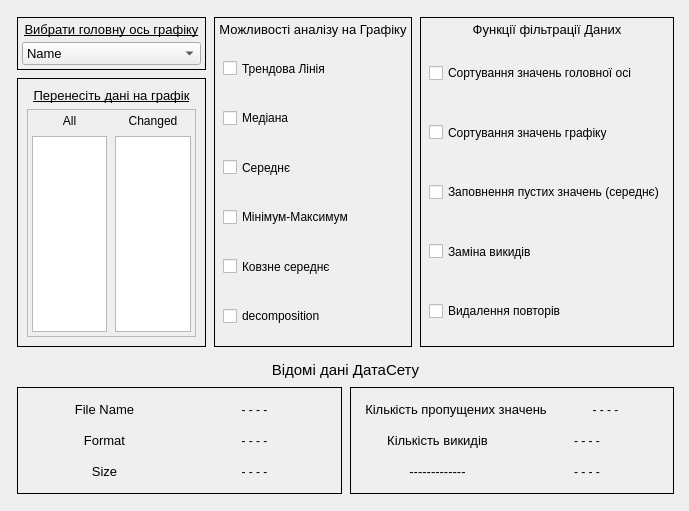
<?xml version="1.0" encoding="UTF-8"?>
<ui version="4.0">
 <class>Form</class>
 <widget class="QWidget" name="Form">
  <property name="geometry">
   <rect>
    <x>0</x>
    <y>0</y>
    <width>689</width>
    <height>511</height>
   </rect>
  </property>
  <property name="windowTitle">
   <string>Form</string>
  </property>
  <property name="layoutDirection">
   <enum>Qt::LeftToRight</enum>
  </property>
  <widget class="QFrame" name="Frame_main">
   <property name="geometry">
    <rect>
     <x>0</x>
     <y>0</y>
     <width>691</width>
     <height>511</height>
    </rect>
   </property>
   <layout class="QVBoxLayout" name="verticalLayout_9">
    <item>
     <layout class="QHBoxLayout" name="horizontalLayout_2">
      <property name="spacing">
       <number>8</number>
      </property>
      <property name="leftMargin">
       <number>8</number>
      </property>
      <property name="topMargin">
       <number>8</number>
      </property>
      <property name="rightMargin">
       <number>8</number>
      </property>
      <property name="bottomMargin">
       <number>8</number>
      </property>
      <item>
       <layout class="QVBoxLayout" name="main">
        <item>
         <widget class="QFrame" name="verticalFrame">
          <property name="sizePolicy">
           <sizepolicy hsizetype="Preferred" vsizetype="Maximum">
            <horstretch>0</horstretch>
            <verstretch>0</verstretch>
           </sizepolicy>
          </property>
          <property name="frameShape">
           <enum>QFrame::Panel</enum>
          </property>
          <layout class="QVBoxLayout" name="Layout_general_asix">
           <property name="spacing">
            <number>5</number>
           </property>
           <property name="leftMargin">
            <number>4</number>
           </property>
           <property name="topMargin">
            <number>4</number>
           </property>
           <property name="rightMargin">
            <number>4</number>
           </property>
           <property name="bottomMargin">
            <number>4</number>
           </property>
           <item>
            <widget class="QLabel" name="label_info_general_x">
             <property name="font">
              <font>
               <pointsize>10</pointsize>
               <underline>true</underline>
              </font>
             </property>
             <property name="text">
              <string>Вибрати головну ось графіку</string>
             </property>
             <property name="alignment">
              <set>Qt::AlignCenter</set>
             </property>
            </widget>
           </item>
           <item>
            <widget class="QComboBox" name="comboBox_main_ox">
             <property name="sizePolicy">
              <sizepolicy hsizetype="Preferred" vsizetype="Expanding">
               <horstretch>0</horstretch>
               <verstretch>0</verstretch>
              </sizepolicy>
             </property>
             <property name="font">
              <font>
               <pointsize>10</pointsize>
              </font>
             </property>
             <property name="mouseTracking">
              <bool>true</bool>
             </property>
             <property name="autoFillBackground">
              <bool>false</bool>
             </property>
             <property name="currentText">
              <string>Name</string>
             </property>
             <property name="maxVisibleItems">
              <number>30</number>
             </property>
             <item>
              <property name="text">
               <string>Name</string>
              </property>
             </item>
            </widget>
           </item>
          </layout>
         </widget>
        </item>
        <item>
         <widget class="QFrame" name="verticalFrame_2">
          <property name="sizePolicy">
           <sizepolicy hsizetype="Preferred" vsizetype="Expanding">
            <horstretch>0</horstretch>
            <verstretch>0</verstretch>
           </sizepolicy>
          </property>
          <property name="frameShape">
           <enum>QFrame::Box</enum>
          </property>
          <layout class="QVBoxLayout" name="verticalLayout">
           <property name="spacing">
            <number>6</number>
           </property>
           <item>
            <widget class="QLabel" name="label">
             <property name="font">
              <font>
               <pointsize>10</pointsize>
               <weight>50</weight>
               <italic>false</italic>
               <bold>false</bold>
               <underline>true</underline>
              </font>
             </property>
             <property name="text">
              <string>Перенесіть дані на графік</string>
             </property>
             <property name="alignment">
              <set>Qt::AlignCenter</set>
             </property>
            </widget>
           </item>
           <item>
            <widget class="QFrame" name="horizontalFrame">
             <property name="sizePolicy">
              <sizepolicy hsizetype="Preferred" vsizetype="Expanding">
               <horstretch>0</horstretch>
               <verstretch>0</verstretch>
              </sizepolicy>
             </property>
             <property name="frameShape">
              <enum>QFrame::StyledPanel</enum>
             </property>
             <property name="lineWidth">
              <number>1</number>
             </property>
             <property name="midLineWidth">
              <number>0</number>
             </property>
             <layout class="QHBoxLayout" name="Layout_list_widget">
              <property name="spacing">
               <number>8</number>
              </property>
              <property name="leftMargin">
               <number>4</number>
              </property>
              <property name="topMargin">
               <number>4</number>
              </property>
              <property name="rightMargin">
               <number>4</number>
              </property>
              <property name="bottomMargin">
               <number>4</number>
              </property>
              <item>
               <layout class="QVBoxLayout" name="verticalLayout_2">
                <item>
                 <widget class="QLabel" name="label_2">
                  <property name="font">
                   <font>
                    <pointsize>9</pointsize>
                   </font>
                  </property>
                  <property name="text">
                   <string>All</string>
                  </property>
                  <property name="alignment">
                   <set>Qt::AlignCenter</set>
                  </property>
                 </widget>
                </item>
                <item>
                 <widget class="QListWidget" name="list_all_data"/>
                </item>
               </layout>
              </item>
              <item>
               <layout class="QVBoxLayout" name="verticalLayout_3">
                <item>
                 <widget class="QLabel" name="label_3">
                  <property name="font">
                   <font>
                    <pointsize>9</pointsize>
                   </font>
                  </property>
                  <property name="text">
                   <string>Changed</string>
                  </property>
                  <property name="alignment">
                   <set>Qt::AlignCenter</set>
                  </property>
                 </widget>
                </item>
                <item>
                 <widget class="QListWidget" name="list_changed_data"/>
                </item>
               </layout>
              </item>
             </layout>
            </widget>
           </item>
          </layout>
         </widget>
        </item>
       </layout>
      </item>
      <item>
       <widget class="QFrame" name="verticalFrame_5">
        <property name="frameShape">
         <enum>QFrame::Box</enum>
        </property>
        <layout class="QVBoxLayout" name="verticalLayout_5">
         <property name="spacing">
          <number>5</number>
         </property>
         <property name="leftMargin">
          <number>4</number>
         </property>
         <property name="topMargin">
          <number>4</number>
         </property>
         <property name="rightMargin">
          <number>4</number>
         </property>
         <property name="bottomMargin">
          <number>4</number>
         </property>
         <item>
          <widget class="QLabel" name="label_4">
           <property name="font">
            <font>
             <pointsize>10</pointsize>
            </font>
           </property>
           <property name="text">
            <string>Можливості аналізу на Графіку</string>
           </property>
           <property name="alignment">
            <set>Qt::AlignCenter</set>
           </property>
          </widget>
         </item>
         <item>
          <widget class="QFrame" name="verticalFrame_2">
           <property name="sizePolicy">
            <sizepolicy hsizetype="Preferred" vsizetype="Expanding">
             <horstretch>0</horstretch>
             <verstretch>0</verstretch>
            </sizepolicy>
           </property>
           <layout class="QVBoxLayout" name="verticalLayout_4">
            <property name="spacing">
             <number>5</number>
            </property>
            <property name="leftMargin">
             <number>4</number>
            </property>
            <property name="topMargin">
             <number>4</number>
            </property>
            <property name="rightMargin">
             <number>4</number>
            </property>
            <property name="bottomMargin">
             <number>4</number>
            </property>
            <item>
             <widget class="QCheckBox" name="checkBox_trend_line">
              <property name="sizePolicy">
               <sizepolicy hsizetype="Minimum" vsizetype="Preferred">
                <horstretch>0</horstretch>
                <verstretch>0</verstretch>
               </sizepolicy>
              </property>
              <property name="font">
               <font>
                <pointsize>9</pointsize>
               </font>
              </property>
              <property name="text">
               <string>Трендова Лінія</string>
              </property>
             </widget>
            </item>
            <item>
             <widget class="QCheckBox" name="checkBox_median">
              <property name="sizePolicy">
               <sizepolicy hsizetype="Minimum" vsizetype="Preferred">
                <horstretch>0</horstretch>
                <verstretch>0</verstretch>
               </sizepolicy>
              </property>
              <property name="font">
               <font>
                <pointsize>9</pointsize>
               </font>
              </property>
              <property name="text">
               <string>Медіана</string>
              </property>
             </widget>
            </item>
            <item>
             <widget class="QCheckBox" name="checkBox_average">
              <property name="sizePolicy">
               <sizepolicy hsizetype="Minimum" vsizetype="Preferred">
                <horstretch>0</horstretch>
                <verstretch>0</verstretch>
               </sizepolicy>
              </property>
              <property name="font">
               <font>
                <pointsize>9</pointsize>
               </font>
              </property>
              <property name="text">
               <string>Середнє</string>
              </property>
             </widget>
            </item>
            <item>
             <widget class="QCheckBox" name="checkBox_min_max">
              <property name="sizePolicy">
               <sizepolicy hsizetype="Minimum" vsizetype="Preferred">
                <horstretch>0</horstretch>
                <verstretch>0</verstretch>
               </sizepolicy>
              </property>
              <property name="font">
               <font>
                <pointsize>9</pointsize>
               </font>
              </property>
              <property name="text">
               <string>Мінімум-Максимум</string>
              </property>
             </widget>
            </item>
            <item>
             <widget class="QCheckBox" name="checkBox_moving_average">
              <property name="sizePolicy">
               <sizepolicy hsizetype="Minimum" vsizetype="Preferred">
                <horstretch>0</horstretch>
                <verstretch>0</verstretch>
               </sizepolicy>
              </property>
              <property name="font">
               <font>
                <pointsize>9</pointsize>
               </font>
              </property>
              <property name="text">
               <string>Ковзне середнє</string>
              </property>
             </widget>
            </item>
            <item>
             <widget class="QCheckBox" name="checkBox_decomposition">
              <property name="sizePolicy">
               <sizepolicy hsizetype="Minimum" vsizetype="Preferred">
                <horstretch>0</horstretch>
                <verstretch>0</verstretch>
               </sizepolicy>
              </property>
              <property name="font">
               <font>
                <pointsize>9</pointsize>
               </font>
              </property>
              <property name="text">
               <string>decomposition</string>
              </property>
             </widget>
            </item>
           </layout>
          </widget>
         </item>
        </layout>
       </widget>
      </item>
      <item>
       <widget class="QFrame" name="verticalFrame_6">
        <property name="frameShape">
         <enum>QFrame::Box</enum>
        </property>
        <layout class="QVBoxLayout" name="verticalLayout_10">
         <property name="spacing">
          <number>5</number>
         </property>
         <property name="leftMargin">
          <number>4</number>
         </property>
         <property name="topMargin">
          <number>4</number>
         </property>
         <property name="rightMargin">
          <number>4</number>
         </property>
         <property name="bottomMargin">
          <number>4</number>
         </property>
         <item>
          <widget class="QLabel" name="label_6">
           <property name="font">
            <font>
             <pointsize>10</pointsize>
            </font>
           </property>
           <property name="text">
            <string>Функції фільтрації Даних</string>
           </property>
           <property name="alignment">
            <set>Qt::AlignCenter</set>
           </property>
          </widget>
         </item>
         <item>
          <widget class="QFrame" name="verticalFrame_3">
           <property name="sizePolicy">
            <sizepolicy hsizetype="Preferred" vsizetype="Expanding">
             <horstretch>0</horstretch>
             <verstretch>0</verstretch>
            </sizepolicy>
           </property>
           <layout class="QVBoxLayout" name="verticalLayout_11">
            <property name="spacing">
             <number>5</number>
            </property>
            <property name="leftMargin">
             <number>4</number>
            </property>
            <property name="topMargin">
             <number>4</number>
            </property>
            <property name="rightMargin">
             <number>4</number>
            </property>
            <property name="bottomMargin">
             <number>4</number>
            </property>
            <item>
             <widget class="QCheckBox" name="checkBox_sorting_main_axis">
              <property name="sizePolicy">
               <sizepolicy hsizetype="Minimum" vsizetype="Preferred">
                <horstretch>0</horstretch>
                <verstretch>0</verstretch>
               </sizepolicy>
              </property>
              <property name="font">
               <font>
                <pointsize>9</pointsize>
               </font>
              </property>
              <property name="text">
               <string>Сортування значень головної осі</string>
              </property>
              <property name="autoRepeat">
               <bool>false</bool>
              </property>
              <property name="autoExclusive">
               <bool>false</bool>
              </property>
             </widget>
            </item>
            <item>
             <widget class="QCheckBox" name="checkBox_sorting_values_graph">
              <property name="sizePolicy">
               <sizepolicy hsizetype="Minimum" vsizetype="Preferred">
                <horstretch>0</horstretch>
                <verstretch>0</verstretch>
               </sizepolicy>
              </property>
              <property name="font">
               <font>
                <pointsize>9</pointsize>
               </font>
              </property>
              <property name="text">
               <string>Сортування значень графіку</string>
              </property>
             </widget>
            </item>
            <item>
             <widget class="QCheckBox" name="checkBox_filling_in_blank_values_average">
              <property name="sizePolicy">
               <sizepolicy hsizetype="Minimum" vsizetype="Preferred">
                <horstretch>0</horstretch>
                <verstretch>0</verstretch>
               </sizepolicy>
              </property>
              <property name="font">
               <font>
                <pointsize>9</pointsize>
               </font>
              </property>
              <property name="text">
               <string>Заповнення пустих значень (середнє)</string>
              </property>
             </widget>
            </item>
            <item>
             <widget class="QCheckBox" name="checkBox_replacing_emissions">
              <property name="sizePolicy">
               <sizepolicy hsizetype="Minimum" vsizetype="Preferred">
                <horstretch>0</horstretch>
                <verstretch>0</verstretch>
               </sizepolicy>
              </property>
              <property name="font">
               <font>
                <pointsize>9</pointsize>
               </font>
              </property>
              <property name="text">
               <string>Заміна викидів</string>
              </property>
             </widget>
            </item>
            <item>
             <widget class="QCheckBox" name="checkBox_delete_repetitions">
              <property name="sizePolicy">
               <sizepolicy hsizetype="Minimum" vsizetype="Preferred">
                <horstretch>0</horstretch>
                <verstretch>0</verstretch>
               </sizepolicy>
              </property>
              <property name="font">
               <font>
                <pointsize>9</pointsize>
               </font>
              </property>
              <property name="text">
               <string>Видалення повторів</string>
              </property>
             </widget>
            </item>
           </layout>
          </widget>
         </item>
        </layout>
       </widget>
      </item>
     </layout>
    </item>
    <item>
     <layout class="QVBoxLayout" name="verticalLayout_8">
      <property name="spacing">
       <number>8</number>
      </property>
      <property name="leftMargin">
       <number>8</number>
      </property>
      <property name="topMargin">
       <number>0</number>
      </property>
      <property name="rightMargin">
       <number>8</number>
      </property>
      <property name="bottomMargin">
       <number>8</number>
      </property>
      <item>
       <widget class="QLabel" name="label_5">
        <property name="font">
         <font>
          <pointsize>11</pointsize>
         </font>
        </property>
        <property name="text">
         <string>Відомі дані ДатаСету</string>
        </property>
        <property name="alignment">
         <set>Qt::AlignCenter</set>
        </property>
       </widget>
      </item>
      <item>
       <layout class="QHBoxLayout" name="horizontalLayout_9">
        <item>
         <widget class="QFrame" name="frame_file_info">
          <property name="frameShape">
           <enum>QFrame::Panel</enum>
          </property>
          <layout class="QVBoxLayout" name="verticalLayout_6">
           <item>
            <layout class="QHBoxLayout" name="horizontalLayout_4">
             <property name="spacing">
              <number>5</number>
             </property>
             <property name="leftMargin">
              <number>5</number>
             </property>
             <property name="topMargin">
              <number>5</number>
             </property>
             <property name="rightMargin">
              <number>5</number>
             </property>
             <property name="bottomMargin">
              <number>5</number>
             </property>
             <item>
              <widget class="QLabel" name="label_file_name">
               <property name="font">
                <font>
                 <pointsize>10</pointsize>
                </font>
               </property>
               <property name="text">
                <string>File Name</string>
               </property>
               <property name="alignment">
                <set>Qt::AlignCenter</set>
               </property>
              </widget>
             </item>
             <item>
              <widget class="QLabel" name="label_value_file_name">
               <property name="text">
                <string>- - - -</string>
               </property>
               <property name="alignment">
                <set>Qt::AlignCenter</set>
               </property>
              </widget>
             </item>
            </layout>
           </item>
           <item>
            <layout class="QHBoxLayout" name="horizontalLayout_3">
             <property name="spacing">
              <number>5</number>
             </property>
             <property name="leftMargin">
              <number>5</number>
             </property>
             <property name="topMargin">
              <number>5</number>
             </property>
             <property name="rightMargin">
              <number>5</number>
             </property>
             <property name="bottomMargin">
              <number>5</number>
             </property>
             <item>
              <widget class="QLabel" name="label_format">
               <property name="font">
                <font>
                 <pointsize>10</pointsize>
                </font>
               </property>
               <property name="text">
                <string>Format</string>
               </property>
               <property name="alignment">
                <set>Qt::AlignCenter</set>
               </property>
              </widget>
             </item>
             <item>
              <widget class="QLabel" name="label_value_format">
               <property name="text">
                <string>- - - -</string>
               </property>
               <property name="alignment">
                <set>Qt::AlignCenter</set>
               </property>
              </widget>
             </item>
            </layout>
           </item>
           <item>
            <layout class="QHBoxLayout" name="horizontalLayout_5">
             <property name="spacing">
              <number>5</number>
             </property>
             <property name="leftMargin">
              <number>5</number>
             </property>
             <property name="topMargin">
              <number>5</number>
             </property>
             <property name="rightMargin">
              <number>5</number>
             </property>
             <property name="bottomMargin">
              <number>5</number>
             </property>
             <item>
              <widget class="QLabel" name="label_sizeFile">
               <property name="font">
                <font>
                 <pointsize>10</pointsize>
                </font>
               </property>
               <property name="text">
                <string>Size</string>
               </property>
               <property name="alignment">
                <set>Qt::AlignCenter</set>
               </property>
              </widget>
             </item>
             <item>
              <widget class="QLabel" name="label_value_sizeFile">
               <property name="text">
                <string>- - - -</string>
               </property>
               <property name="alignment">
                <set>Qt::AlignCenter</set>
               </property>
              </widget>
             </item>
            </layout>
           </item>
          </layout>
         </widget>
        </item>
        <item>
         <widget class="QFrame" name="frame">
          <property name="frameShape">
           <enum>QFrame::Panel</enum>
          </property>
          <layout class="QVBoxLayout" name="verticalLayout_7">
           <item>
            <layout class="QHBoxLayout" name="horizontalLayout_6">
             <property name="spacing">
              <number>5</number>
             </property>
             <property name="leftMargin">
              <number>5</number>
             </property>
             <property name="topMargin">
              <number>5</number>
             </property>
             <property name="rightMargin">
              <number>5</number>
             </property>
             <property name="bottomMargin">
              <number>5</number>
             </property>
             <item>
              <widget class="QLabel" name="label_countNull_value">
               <property name="font">
                <font>
                 <pointsize>10</pointsize>
                </font>
               </property>
               <property name="text">
                <string>Кількість пропущених значень</string>
               </property>
               <property name="alignment">
                <set>Qt::AlignCenter</set>
               </property>
              </widget>
             </item>
             <item>
              <widget class="QLabel" name="label_value_countNull_value">
               <property name="text">
                <string>- - - -</string>
               </property>
               <property name="alignment">
                <set>Qt::AlignCenter</set>
               </property>
              </widget>
             </item>
            </layout>
           </item>
           <item>
            <layout class="QHBoxLayout" name="horizontalLayout_7">
             <property name="spacing">
              <number>5</number>
             </property>
             <property name="leftMargin">
              <number>5</number>
             </property>
             <property name="topMargin">
              <number>5</number>
             </property>
             <property name="rightMargin">
              <number>5</number>
             </property>
             <property name="bottomMargin">
              <number>5</number>
             </property>
             <item>
              <widget class="QLabel" name="label_outliers_count">
               <property name="font">
                <font>
                 <pointsize>10</pointsize>
                </font>
               </property>
               <property name="text">
                <string>Кількість викидів</string>
               </property>
               <property name="alignment">
                <set>Qt::AlignCenter</set>
               </property>
              </widget>
             </item>
             <item>
              <widget class="QLabel" name="label_value_outliers_count">
               <property name="text">
                <string>- - - -</string>
               </property>
               <property name="alignment">
                <set>Qt::AlignCenter</set>
               </property>
              </widget>
             </item>
            </layout>
           </item>
           <item>
            <layout class="QHBoxLayout" name="horizontalLayout_8">
             <property name="spacing">
              <number>5</number>
             </property>
             <property name="leftMargin">
              <number>5</number>
             </property>
             <property name="topMargin">
              <number>5</number>
             </property>
             <property name="rightMargin">
              <number>5</number>
             </property>
             <property name="bottomMargin">
              <number>5</number>
             </property>
             <item>
              <widget class="QLabel" name="label_16">
               <property name="font">
                <font>
                 <pointsize>10</pointsize>
                </font>
               </property>
               <property name="text">
                <string>-------------</string>
               </property>
               <property name="alignment">
                <set>Qt::AlignCenter</set>
               </property>
              </widget>
             </item>
             <item>
              <widget class="QLabel" name="label_17">
               <property name="text">
                <string>- - - -</string>
               </property>
               <property name="alignment">
                <set>Qt::AlignCenter</set>
               </property>
              </widget>
             </item>
            </layout>
           </item>
          </layout>
         </widget>
        </item>
       </layout>
      </item>
     </layout>
    </item>
   </layout>
  </widget>
 </widget>
 <resources/>
 <connections/>
</ui>
